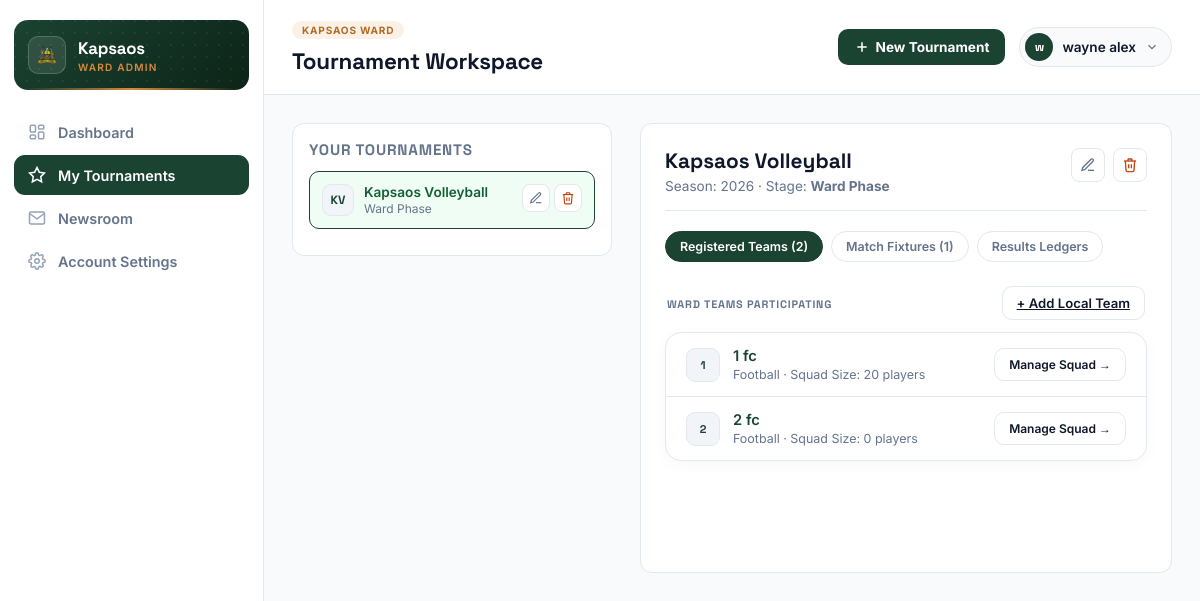
The app's page /accounts/ward/tournament/?tournament_id=3 (signed in), older data.
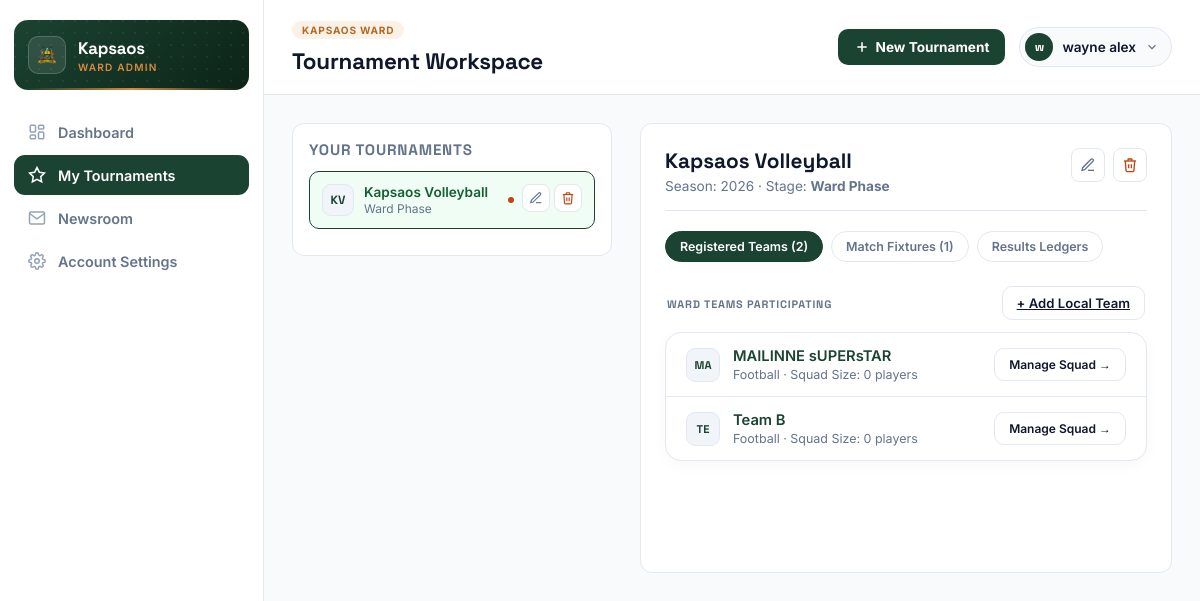
The same page, newer data.
### accounts/models.py (models this page shows, shortened)
class Tournament(models.Model):
    class Status(models.TextChoices):
        UPCOMING = 'upcoming', 'Upcoming'
        ONGOING = 'ongoing', 'Ongoing'
        COMPLETED = 'completed', 'Completed'
    name = models.CharField(max_length=150)
    season = models.CharField(max_length=20, help_text="e.g. '2026'")
    sports = models.ManyToManyField(Sport, related_name='tournaments')
    status = models.CharField(max_length=20, choices=Status.choices, default=Status.UPCOMING)
    ward = models.ForeignKey(
        Ward, on_delete=models.PROTECT, null=True, blank=True, related_name='Tournament'
    )
    sub_county = models.ForeignKey(
        SubCounty, on_delete=models.PROTECT, null=True, blank=True, related_name='Tournament'
    )
    start_date = models.DateField(null=True, blank=True)
    end_date = models.DateField(null=True, blank=True)
    created_by = models.ForeignKey(
        settings.AUTH_USER_MODEL, on_delete=models.SET_NULL, null=True,
        related_name='tournaments_created'
    )
    created_at = models.DateTimeField(auto_now_add=True)
    class Meta:
        ordering = ['-season', 'name']
        unique_together = ('name', 'season')
    @property
    def crest_code(self):
        if not self.name:
            return ""
        cleaned = re.sub(r"['\u2019]s\b", "", self.name)
        words = re.findall(r"[A-Za-z0-9]+", cleaned)
        if not words:
            return ""
        if len(words) == 1:
            return words[0][:2].upper()
        return "".join(w[0] for w in words)[:3].upper()

class Phase(models.Model):
    class Stage(models.TextChoices):
        WARD = 'ward', 'Ward Phase'
        SUB_COUNTY = 'sub_county', 'Sub-County Phase'
        COUNTY = 'county', 'County Phase'
        FINAL = 'final', 'Final Phase'
    class Status(models.TextChoices):
        UPCOMING = 'upcoming', 'Upcoming'
        ONGOING = 'ongoing', 'Ongoing'
        COMPLETED = 'completed', 'Completed'
    STAGE_ORDER = {
        Stage.WARD: 1,
        Stage.SUB_COUNTY: 2,
        Stage.COUNTY: 3,
        Stage.FINAL: 4,
    }
    tournament = models.ForeignKey(Tournament, on_delete=models.CASCADE, related_name='phases')
    stage = models.CharField(max_length=20, choices=Stage.choices)
    order = models.PositiveSmallIntegerField(editable=False, default=1)
    status = models.CharField(max_length=20, choices=Status.choices, default=Status.UPCOMING)
    ward = models.ForeignKey(
        Ward, on_delete=models.PROTECT, null=True, blank=True, related_name='phases'
    )
    sub_county = models.ForeignKey(
        SubCounty, on_delete=models.PROTECT, null=True, blank=True, related_name='phases'
    )
    start_date = models.DateField(null=True, blank=True)
    end_date = models.DateField(null=True, blank=True)
    created_by = models.ForeignKey(
        settings.AUTH_USER_MODEL, on_delete=models.SET_NULL, null=True,
        related_name='phases_created'
    )
    created_at = models.DateTimeField(auto_now_add=True)
    class Meta:
        unique_together = ('tournament', 'stage', 'ward', 'sub_county')
        ordering = ['tournament', 'order', 'ward__name', 'sub_county__name']

class Team(models.Model):
    name = models.CharField(max_length=120)
    sport = models.ForeignKey(Sport, on_delete=models.PROTECT, related_name='teams')
    ward = models.ForeignKey(Ward, on_delete=models.PROTECT, related_name='teams')
    home_ground = models.CharField(max_length=150, blank=True)
    coach_name = models.CharField(max_length=120, blank=True)
    coach_phone = models.CharField(max_length=20, blank=True)
    created_by = models.ForeignKey(
        settings.AUTH_USER_MODEL, on_delete=models.SET_NULL, null=True,
        related_name='teams_created'
    )
    created_at = models.DateTimeField(auto_now_add=True)
    class Meta:
        unique_together = ('name', 'sport', 'ward')
        ordering = ['name']

class Sport(models.Model):
    name = models.CharField(max_length=60, unique=True)
    rules_summary = models.CharField(max_length=255, help_text="e.g. '11 vs 11, 2x45min halves'")
    players_per_side = models.PositiveSmallIntegerField(default=11)
    is_active = models.BooleanField(default=True)
    class Meta:
        ordering = ['name']
    def __str__(self):
        return self.name

### accounts/views.py (the view, shortened to what this page needs)
# urls.py: path('ward/tournament/', views.ward_tournament, name='ward_tournament'),
@ward_admin_required
@login_required
def ward_tournament(request):
    if not hasattr(request.user, 'ward') or not request.user.ward:
        return redirect('login')
    ward = request.user.ward
    if request.method == 'POST':
        form = WardTournamentForm(request.POST)
        if form.is_valid():
            tournament = form.save(commit=False)
            tournament.sub_county = ward.sub_county
            tournament.ward = ward
            tournament.created_by = request.user
            tournament.save()
            form.save_m2m()
            log_audit_action(request.user, AuditLog.Action.CREATE, tournament, request=request)
            messages.success(request, f'"{tournament.name}" was created. Now create a phase to start managing it.')
            return redirect(f"{request.path}?tournament_id={tournament.pk}")
        else:
            print('Ward tournament form errors:', form.errors.as_json())
    else:
        form = WardTournamentForm()
    ward_tournaments = Tournament.objects.filter(ward=ward).order_by('-season', 'name')
    ward_phases_qs = Phase.objects.filter(ward=ward).select_related('tournament')
    phases_by_tournament = {p.tournament_id: p for p in ward_phases_qs}
    phase_id = request.GET.get('phase_id')
    tournament_id = request.GET.get('tournament_id')
    selected_phase = None
    selected_tournament = None
    if phase_id:
        selected_phase = get_object_or_404(Phase, pk=phase_id, ward=ward)
        selected_tournament = selected_phase.tournament
    elif tournament_id:
        selected_tournament = get_object_or_404(Tournament, pk=tournament_id, ward=ward)
        selected_phase = phases_by_tournament.get(selected_tournament.pk)
    context = {
        'active_nav': 'tournament',
        'ward': ward,
        'ward_tournaments': ward_tournaments,
        'phases_by_tournament': phases_by_tournament,
        'selected_phase': selected_phase,
        'selected_tournament': selected_tournament,
        'form': form,
        'open_form_panel': request.method == 'POST',
        'teams': [], 'fixtures': [], 'results': [],
        'sport_rows': [], 'fixtures_by_sport': {},
        'fixture_dates': [], 'has_unscheduled': False, 'postponed_fixtures': [],
    }
    if selected_phase:
        teams = Team.objects.filter(phase_entries__phase=selected_phase, ward=ward).distinct().order_by('name')
        tournament_sports = selected_phase.tournament.sports.filter(is_active=True).order_by('name')
        existing_phase_sports = {
            ps.sport_id: ps
            for ps in PhaseSport.objects.filter(phase=selected_phase).select_related('sport')
        }
        sport_rows = [
            {'sport': sport, 'phase_sport': existing_phase_sports.get(sport.id)}
            for sport in tournament_sports
        ]
        fixtures = Fixture.objects.filter(phase_sport__phase=selected_phase).select_related(
            'home_team', 'away_team', 'phase_sport__sport', 'result'
        ).order_by('kickoff_at', 'id')
        postponed_fixtures = fixtures.filter(status='postponed')
        active_fixtures = fixtures.exclude(status='postponed')
        fixtures_by_sport = defaultdict(list)
        for f in active_fixtures:
            fixtures_by_sport[f.phase_sport.sport_id].append(f)
        fixture_dates = sorted({f.kickoff_at.date() for f in active_fixtures if f.kickoff_at})
        has_unscheduled = active_fixtures.filter(kickoff_at__isnull=True).exists()
        results = Result.objects.filter(fixture__phase_sport__phase=selected_phase).select_related(
            'fixture__home_team', 'fixture__away_team', 'fixture__phase_sport__sport'
        ).order_by('-entered_at')
        context.update({
            'teams': teams,
            'sport_rows': sport_rows,
            'fixtures_by_sport': dict(fixtures_by_sport),
            'fixtures': active_fixtures,
            'results': results,
            'fixture_dates': fixture_dates,
            'has_unscheduled': has_unscheduled,
            'postponed_fixtures': postponed_fixtures,
        })
    return render(request, 'ward/ward_tournament.html', context)

### accounts/templatetags/dict_extras.py (called while the page is built)
@register.filter
def get_item(d, key):
    return d.get(key, [])

### accounts/templates/ward/ward_tournament.html (shortened to what the changed rows need)
{% extends "ward/wardadmin_base.html" %}
{% load dict_extras %}
{% block page_title %}Tournament Workspace{% endblock %}
{% block content %}
<div class="portal-layout">
    <div class="sidebar-menu">
        <div class="sidebar-card">
            {% for t in ward_tournaments %}
                {% with phase=phases_by_tournament|get_item:t.id %}
                <div class="tournament-card {% if selected_tournament.pk == t.pk %}active{% endif %}">
                    <div style="display:flex; align-items:flex-start; gap:8px;">
                        <a href="?{% if phase %}phase_id={{ phase.pk }}{% else %}tournament_id={{ t.pk }}{% endif %}" class="phase-link {% if selected_tournament.pk == t.pk %}active{% endif %}">
                            <div style="display: flex; align-items: center; gap: 10px;">
                                <div class="avatar-chip" style="width: 32px; height: 32px; font-size: 0.75rem;">
                                    {{ t.crest_code|default:"UG" }}
                                </div>
                                <div>
                                    <div style="font-weight: 600; font-size: 0.85rem; line-height: 1.2;">{{ t.name }}</div>
                                    <div style="font-size: 0.75rem; color: #64748b;">
                                        {% if phase %}{{ phase.get_stage_display }}{% else %}No phase yet{% endif %}
                                    </div>
                                </div>
                            </div>
                            {% if phase.status == 'ongoing' %}<span class="live-dot" style="margin-left: 6px;"></span>{% endif %}
                        </a>
                        <div style="display:flex; gap:4px; flex-shrink:0;">
                            <a href="{% url 'ward_tournament_edit' t.pk %}" class="icon-btn icon-btn-sm" title="Edit tournament">
                                <svg viewBox="0 0 24 24"><path d="M12 20h9"/><path d="M16.5 3.5a2.12 2.12 0 0 1 3 3L7 19l-4 1 1-4Z"/></svg>
                            </a>
                            <form method="post" action="{% url 'ward_tournament_delete' t.pk %}" onsubmit="return confirm('Delete this tournament and all its phases/fixtures? This cannot be undone.');">
                                <button type="submit" class="icon-btn icon-btn-sm icon-btn-danger" title="Delete tournament">
                                    <svg viewBox="0 0 24 24"><polyline points="3 6 5 6 21 6"/><path d="M19 6l-1 14a2 2 0 0 1-2 2H8a2 2 0 0 1-2-2L5 6"/><path d="M10 11v6"/><path d="M14 11v6"/><path d="M9 6V4a1 1 0 0 1 1-1h4a1 1 0 0 1 1 1v2"/></svg>
                                </button>
                            </form>
                        </div>
                    </div>
                </div>
                {% endwith %}
            {% empty %}
                <div class="empty-state" style="padding: 20px 10px;">
                    <p style="font-size: 0.8rem;">No tournaments yet. Create one to get started.</p>
                </div>
            {% endfor %}
        </div>
    </div>
    <div class="workspace-wrapper">
        {% if selected_phase %}
            <div style="border-bottom: 1px solid var(--line, #e2e8f0); padding-bottom: 16px; margin-bottom: 20px; display: flex; justify-content: space-between; align-items: flex-start; flex-wrap: wrap; gap: 12px;">
                <div>
                    <h2 style="font-size: 1.3rem; font-weight: 800; color: #0f172a; margin: 0;">{{ selected_phase.tournament.name }}</h2>
                    <p style="color: #64748b; font-size: 0.85rem; margin: 4px 0 0 0;">
                        Season: {{ selected_phase.tournament.season }} &middot; Stage: <strong>{{ selected_phase.get_stage_display }}</strong>
                    </p>
                </div>
                <div style="display:flex; align-items:center; gap:8px;">
                    <a href="{% url 'ward_phase_edit' selected_phase.pk %}" class="icon-btn" title="Edit phase">
                        <svg viewBox="0 0 24 24"><path d="M12 20h9"/><path d="M16.5 3.5a2.12 2.12 0 0 1 3 3L7 19l-4 1 1-4Z"/></svg>
                    </a>
                    <form method="post" action="{% url 'ward_phase_delete' selected_phase.pk %}" onsubmit="return confirm('Delete this phase? This cannot be undone.');">
                        <button type="submit" class="icon-btn icon-btn-danger" title="Delete phase">
                            <svg viewBox="0 0 24 24"><polyline points="3 6 5 6 21 6"/><path d="M19 6l-1 14a2 2 0 0 1-2 2H8a2 2 0 0 1-2-2L5 6"/><path d="M10 11v6"/><path d="M14 11v6"/><path d="M9 6V4a1 1 0 0 1 1-1h4a1 1 0 0 1 1 1v2"/></svg>
                        </button>
                    </form>
                </div>
            </div>
            <div class="filter-pills" id="workspace-tab-bar" style="margin-bottom: 24px;">
                <button type="button" class="filter-pill active" data-pane="teams" onclick="switchTab('teams', this)">Registered Teams ({{ teams|length }})</button>
                <button type="button" class="filter-pill" data-pane="fixtures" onclick="switchTab('fixtures', this)">Match Fixtures ({{ fixtures|length }})</button>
                <button type="button" class="filter-pill" data-pane="results" onclick="switchTab('results', this)">Results Ledgers</button>
            </div>
            <div class="workspace-pane" id="pane-teams">
                <div class="group-header-row">
                    <h3 class="group-header">Ward Teams Participating</h3>
                    <a href="{% url 'ward_team_create' selected_phase.pk %}" class="btn-ghost">+ Add Local Team</a>
                </div>
                <div class="group">
                    {% for team in teams %}
                        <a href="{% url 'ward_manage_team' team.pk %}?from_phase={{ selected_phase.pk }}" class="team-row-link">
                            <div class="group-row team-row-clickable">
                                <div class="row-left">
                                    <div class="avatar-chip">{{ team.name|slice:":2"|upper }}</div>
                                    <div>
                                        <div class="cell-main team-name-text">{{ team.name }}</div>
                                        <div class="cell-sub">{{ team.sport.name }} &middot; Squad Size: {{ team.players.count }} players</div>
                                    </div>
                                </div>
                                <div class="row-right">
                                    <span class="btn-ghost" style="font-size:0.75rem;">Manage Squad &rarr;</span>
                                </div>
                            </div>
                        </a>
                    {% endfor %}
                </div>
            </div>
        {% endif %}
    </div>
</div>
{% endblock %}

Row changes from the older to the newer data that the page shows:
no longer on this page (row unchanged): Team: name "1", name "1 fc", sport.name "Football", players.count "20"
no longer on this page (row unchanged): Team: name "2", name "2 fc", sport.name "Football", players.count "0"
added Team: name "MA", name "MAILINNE sUPERsTAR", sport.name "Football", players.count "0"
added Team: name "TE", name "Team B", sport.name "Football", players.count "0"
